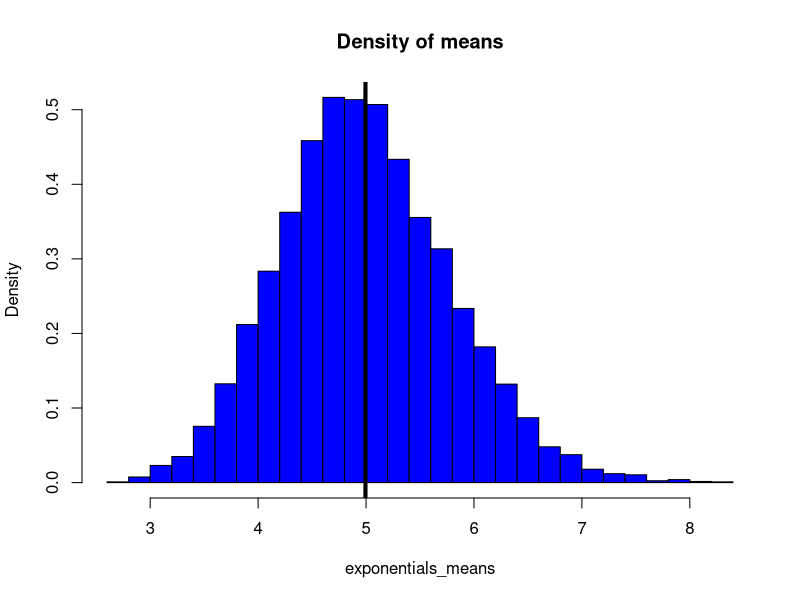
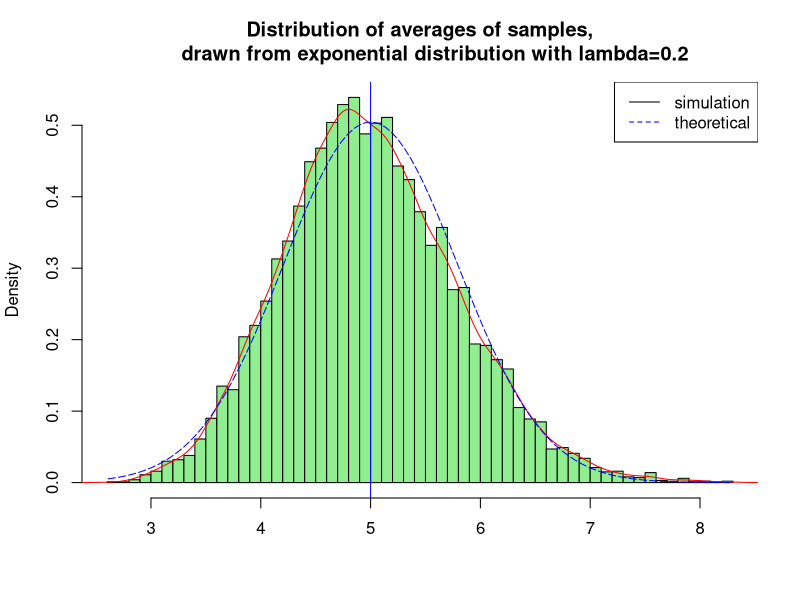
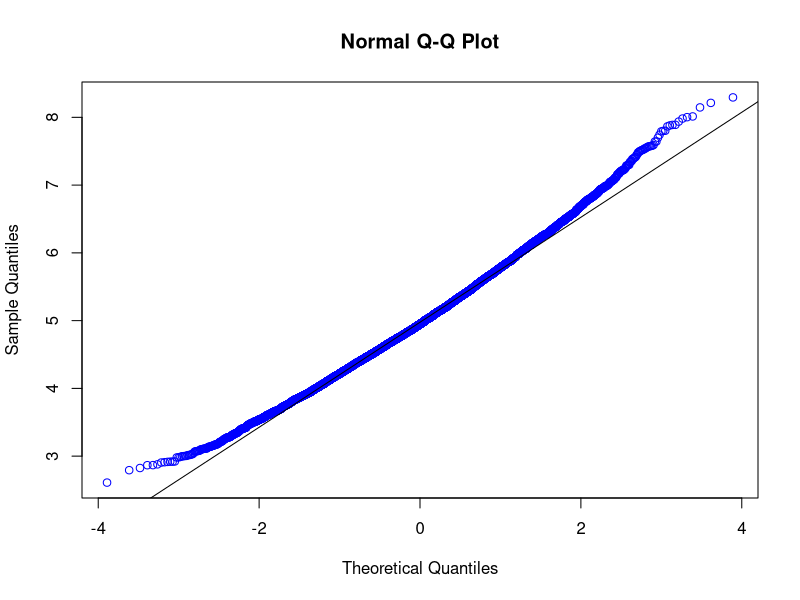

Generate these figures, in order, with R:
## ---- chunk 1
# set seed for reproducability
set.seed(43)
# set lambda to 0.2
lambda <- 0.2
# 40 samples
n <- 40
# 10000 simulations
no_simulations <- 10000
# generate matrix of exponentials
exponentials <- replicate(no_simulations, rexp(n, lambda))
# calculate mean of exponentials
exponentials_means <- apply(exponentials, 2, mean)
## ---- chunk 2
# calculation of the distribution mean
distribution_mean <- mean(exponentials_means)
distribution_mean
# theoretical center of the distribution
theoretical_mean <- 1/lambda
theoretical_mean
# graphical representation
hist(exponentials_means,breaks=n,prob=T,col="blue",main="Density of means",ylab="Density")
abline(v=distribution_mean,col="black",lwd=4)
## ---- chunk 3
# standard deviation of distribution
distribution_standard_deviation <- sd(exponentials_means)
distribution_standard_deviation
# variance of distribution
sample_variance <- distribution_standard_deviation^2
sample_variance
## ---- chunk 4
# standard deviation from exponential distribution
theoretical_standard_deviation <- (1/lambda)/sqrt(n)
theoretical_standard_deviation
# theoretical variance
variance_theory <- ((1/lambda)*(1/sqrt(n)))^2
variance_theory
## ---- chunk 5
# plot the histogram of averages
hist(exponentials_means, breaks=50, prob=TRUE,
     main="Distribution of averages of samples,
     drawn from exponential distribution with lambda=0.2",
     xlab="", col="lightgreen")
# density of the averages of samples
lines(density(exponentials_means), col="red")
# theoretical center of distribution
abline(v=1/lambda, col="blue")
# theoretical density of the averages of samples
xfit <- seq(min(exponentials_means), max(exponentials_means), length=100)
yfit <- dnorm(xfit, mean=1/lambda, sd=(1/lambda/sqrt(n)))
lines(xfit, yfit, pch=25, col="blue", lty=5)
# add legend
legend('topright', c("simulation", "theoretical"), lty=c(1,2), col=c("black", "blue"))
## ---- chunk 6
# plot of the distribution of averages of 40 exponentials
qqnorm(exponentials_means, col="blue")
# plot of the line corresponding normal distribution
qqline(exponentials_means, col = "black")
